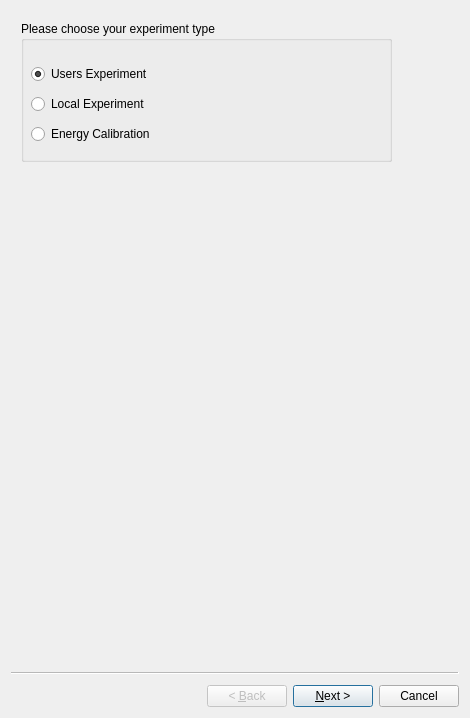
<?xml version="1.0" encoding="UTF-8"?>
<ui version="4.0">
 <class>Wizard</class>
 <widget class="QWizard" name="Wizard">
  <property name="geometry">
   <rect>
    <x>0</x>
    <y>0</y>
    <width>470</width>
    <height>718</height>
   </rect>
  </property>
  <property name="windowTitle">
   <string>SED | XAFS/XRF Scanning Tool</string>
  </property>
  <widget class="QWizardPage" name="ExpType">
   <widget class="QGroupBox" name="groupBox">
    <property name="geometry">
     <rect>
      <x>10</x>
      <y>10</y>
      <width>371</width>
      <height>141</height>
     </rect>
    </property>
    <property name="title">
     <string>Please choose your experiment type</string>
    </property>
    <widget class="QRadioButton" name="UsersExp">
     <property name="geometry">
      <rect>
       <x>10</x>
       <y>40</y>
       <width>141</width>
       <height>26</height>
      </rect>
     </property>
     <property name="text">
      <string>Users Experiment</string>
     </property>
     <property name="checked">
      <bool>true</bool>
     </property>
    </widget>
    <widget class="QRadioButton" name="LocalExp">
     <property name="geometry">
      <rect>
       <x>10</x>
       <y>70</y>
       <width>141</width>
       <height>26</height>
      </rect>
     </property>
     <property name="text">
      <string>Local Experiment</string>
     </property>
    </widget>
    <widget class="QRadioButton" name="EnergyCal">
     <property name="geometry">
      <rect>
       <x>10</x>
       <y>100</y>
       <width>211</width>
       <height>26</height>
      </rect>
     </property>
     <property name="text">
      <string>Energy Calibration</string>
     </property>
    </widget>
   </widget>
  </widget>
  <widget class="QWizardPage" name="SED">
   <widget class="QGroupBox" name="groupBox_2">
    <property name="geometry">
     <rect>
      <x>20</x>
      <y>20</y>
      <width>351</width>
      <height>81</height>
     </rect>
    </property>
    <property name="title">
     <string>Please enter your propsal ID</string>
    </property>
    <widget class="QLineEdit" name="PropsalID">
     <property name="geometry">
      <rect>
       <x>10</x>
       <y>40</y>
       <width>331</width>
       <height>28</height>
      </rect>
     </property>
     <property name="text">
      <string/>
     </property>
    </widget>
   </widget>
  </widget>
  <widget class="QWizardPage" name="CfgFile">
   <widget class="QGroupBox" name="groupBox_3">
    <property name="geometry">
     <rect>
      <x>10</x>
      <y>10</y>
      <width>411</width>
      <height>101</height>
     </rect>
    </property>
    <property name="title">
     <string>You can create a new configuration file or load existing one</string>
    </property>
    <widget class="QRadioButton" name="Create">
     <property name="geometry">
      <rect>
       <x>10</x>
       <y>40</y>
       <width>181</width>
       <height>26</height>
      </rect>
     </property>
     <property name="text">
      <string>Create configuration file</string>
     </property>
     <property name="checked">
      <bool>true</bool>
     </property>
    </widget>
    <widget class="QRadioButton" name="Load">
     <property name="geometry">
      <rect>
       <x>10</x>
       <y>70</y>
       <width>181</width>
       <height>26</height>
      </rect>
     </property>
     <property name="text">
      <string>Load configuration file</string>
     </property>
    </widget>
   </widget>
  </widget>
  <widget class="QWizardPage" name="CfgPath">
   <widget class="QLineEdit" name="filePath">
    <property name="enabled">
     <bool>false</bool>
    </property>
    <property name="geometry">
     <rect>
      <x>100</x>
      <y>75</y>
      <width>261</width>
      <height>28</height>
     </rect>
    </property>
   </widget>
   <widget class="QLabel" name="label">
    <property name="geometry">
     <rect>
      <x>0</x>
      <y>79</y>
      <width>101</width>
      <height>21</height>
     </rect>
    </property>
    <property name="text">
     <string>Exp. config file:</string>
    </property>
   </widget>
   <widget class="QToolButton" name="Browse">
    <property name="geometry">
     <rect>
      <x>370</x>
      <y>75</y>
      <width>28</width>
      <height>27</height>
     </rect>
    </property>
    <property name="text">
     <string>...</string>
    </property>
   </widget>
  </widget>
  <widget class="QWizardPage" name="scan_params">
   <widget class="QGroupBox" name="groupBox_4">
    <property name="geometry">
     <rect>
      <x>10</x>
      <y>0</y>
      <width>431</width>
      <height>251</height>
     </rect>
    </property>
    <property name="title">
     <string>Experiment setup parameters</string>
    </property>
    <widget class="QWidget" name="layoutWidget">
     <property name="geometry">
      <rect>
       <x>21</x>
       <y>30</y>
       <width>393</width>
       <height>198</height>
      </rect>
     </property>
     <layout class="QGridLayout" name="gridLayout_2">
      <item row="0" column="0">
       <widget class="QLabel" name="label_36">
        <property name="text">
         <string>Number of intervals</string>
        </property>
       </widget>
      </item>
      <item row="0" column="1" colspan="2">
       <widget class="QLineEdit" name="setNumofIterv">
        <property name="alignment">
         <set>Qt::AlignCenter</set>
        </property>
       </widget>
      </item>
      <item row="0" column="3">
       <widget class="QPushButton" name="editIntrv">
        <property name="text">
         <string>Intervals</string>
        </property>
       </widget>
      </item>
      <item row="1" column="0">
       <widget class="QLabel" name="label_33">
        <property name="text">
         <string>Number of samples</string>
        </property>
       </widget>
      </item>
      <item row="1" column="1" colspan="2">
       <widget class="QLineEdit" name="setNumofSamples">
        <property name="alignment">
         <set>Qt::AlignCenter</set>
        </property>
       </widget>
      </item>
      <item row="1" column="3">
       <widget class="QPushButton" name="editSample">
        <property name="text">
         <string>Samples</string>
        </property>
       </widget>
      </item>
      <item row="2" column="0">
       <widget class="QLabel" name="label_34">
        <property name="text">
         <string>Number of scans</string>
        </property>
       </widget>
      </item>
      <item row="2" column="1" colspan="2">
       <widget class="QLineEdit" name="setNumofExafsScans">
        <property name="alignment">
         <set>Qt::AlignCenter</set>
        </property>
       </widget>
      </item>
      <item row="3" column="0">
       <widget class="QLabel" name="label_37">
        <property name="text">
         <string>Detectors</string>
        </property>
       </widget>
      </item>
      <item row="3" column="1" colspan="2">
       <widget class="QPushButton" name="configureDetectors">
        <property name="text">
         <string>Choose</string>
        </property>
       </widget>
      </item>
      <item row="4" column="0">
       <widget class="QLabel" name="label_35">
        <property name="text">
         <string>Exp.  file name</string>
        </property>
       </widget>
      </item>
      <item row="4" column="1" colspan="2">
       <widget class="QLineEdit" name="setDataFileName"/>
      </item>
      <item row="5" column="0">
       <widget class="QLabel" name="label_11">
        <property name="text">
         <string>Settling time</string>
        </property>
       </widget>
      </item>
      <item row="5" column="1">
       <widget class="QLineEdit" name="settlingTime">
        <property name="alignment">
         <set>Qt::AlignCenter</set>
        </property>
       </widget>
      </item>
      <item row="5" column="2">
       <widget class="QLabel" name="label_12">
        <property name="text">
         <string>sec</string>
        </property>
       </widget>
      </item>
     </layout>
    </widget>
   </widget>
   <widget class="QGroupBox" name="metadataGroupBox">
    <property name="geometry">
     <rect>
      <x>9</x>
      <y>260</y>
      <width>431</width>
      <height>371</height>
     </rect>
    </property>
    <property name="sizePolicy">
     <sizepolicy hsizetype="Preferred" vsizetype="Preferred">
      <horstretch>3</horstretch>
      <verstretch>0</verstretch>
     </sizepolicy>
    </property>
    <property name="title">
     <string>Experiment metadata:</string>
    </property>
    <widget class="QGroupBox" name="groupBox_5">
     <property name="geometry">
      <rect>
       <x>10</x>
       <y>180</y>
       <width>211</width>
       <height>71</height>
      </rect>
     </property>
     <property name="title">
      <string>Mirror coating:</string>
     </property>
     <widget class="QWidget" name="layoutWidget">
      <property name="geometry">
       <rect>
        <x>10</x>
        <y>30</y>
        <width>193</width>
        <height>32</height>
       </rect>
      </property>
      <layout class="QHBoxLayout" name="horizontalLayout_3">
       <item>
        <widget class="QLabel" name="label_6">
         <property name="text">
          <string>VCM:</string>
         </property>
        </widget>
       </item>
       <item>
        <widget class="QComboBox" name="vcm">
         <property name="frame">
          <bool>false</bool>
         </property>
         <item>
          <property name="text">
           <string/>
          </property>
         </item>
         <item>
          <property name="text">
           <string>Si</string>
          </property>
         </item>
         <item>
          <property name="text">
           <string>Pt</string>
          </property>
         </item>
        </widget>
       </item>
       <item>
        <widget class="QLabel" name="label_7">
         <property name="text">
          <string>VFM:</string>
         </property>
        </widget>
       </item>
       <item>
        <widget class="QComboBox" name="vfm">
         <property name="frame">
          <bool>false</bool>
         </property>
         <item>
          <property name="text">
           <string/>
          </property>
         </item>
         <item>
          <property name="text">
           <string>Si</string>
          </property>
         </item>
         <item>
          <property name="text">
           <string>Pt</string>
          </property>
         </item>
        </widget>
       </item>
      </layout>
     </widget>
    </widget>
    <widget class="QGroupBox" name="ExpCommentsGroupBox">
     <property name="geometry">
      <rect>
       <x>10</x>
       <y>260</y>
       <width>401</width>
       <height>91</height>
      </rect>
     </property>
     <property name="title">
      <string>Comments: </string>
     </property>
     <widget class="QWidget" name="layoutWidget">
      <property name="geometry">
       <rect>
        <x>12</x>
        <y>30</y>
        <width>371</width>
        <height>54</height>
       </rect>
      </property>
      <layout class="QGridLayout" name="gridLayout">
       <item row="0" column="0">
        <widget class="QLabel" name="UserComments">
         <property name="text">
          <string>User comments:</string>
         </property>
        </widget>
       </item>
       <item row="1" column="0">
        <widget class="QLabel" name="ExpComments">
         <property name="text">
          <string>Exp. comments:</string>
         </property>
        </widget>
       </item>
       <item row="1" column="1">
        <widget class="QLineEdit" name="expCom">
         <property name="text">
          <string/>
         </property>
         <property name="alignment">
          <set>Qt::AlignLeading|Qt::AlignLeft|Qt::AlignVCenter</set>
         </property>
        </widget>
       </item>
       <item row="0" column="1">
        <widget class="QLineEdit" name="userCom">
         <property name="text">
          <string/>
         </property>
         <property name="alignment">
          <set>Qt::AlignLeading|Qt::AlignLeft|Qt::AlignVCenter</set>
         </property>
        </widget>
       </item>
      </layout>
     </widget>
    </widget>
    <widget class="QGroupBox" name="groupBox_6">
     <property name="geometry">
      <rect>
       <x>10</x>
       <y>30</y>
       <width>411</width>
       <height>141</height>
      </rect>
     </property>
     <property name="title">
      <string>Sample</string>
     </property>
     <widget class="QWidget" name="layoutWidget">
      <property name="geometry">
       <rect>
        <x>10</x>
        <y>30</y>
        <width>371</width>
        <height>32</height>
       </rect>
      </property>
      <layout class="QHBoxLayout" name="horizontalLayout">
       <item>
        <widget class="QComboBox" name="edge">
         <property name="frame">
          <bool>false</bool>
         </property>
         <item>
          <property name="text">
           <string/>
          </property>
         </item>
         <item>
          <property name="text">
           <string>K</string>
          </property>
         </item>
         <item>
          <property name="text">
           <string>L1</string>
          </property>
         </item>
         <item>
          <property name="text">
           <string>L2</string>
          </property>
         </item>
         <item>
          <property name="text">
           <string>L3</string>
          </property>
         </item>
        </widget>
       </item>
       <item>
        <widget class="QLabel" name="label_3">
         <property name="text">
          <string>edge of element:</string>
         </property>
        </widget>
       </item>
       <item>
        <widget class="QLineEdit" name="sampleName">
         <property name="enabled">
          <bool>true</bool>
         </property>
         <property name="sizePolicy">
          <sizepolicy hsizetype="Preferred" vsizetype="Fixed">
           <horstretch>0</horstretch>
           <verstretch>0</verstretch>
          </sizepolicy>
         </property>
         <property name="font">
          <font>
           <weight>50</weight>
           <bold>false</bold>
          </font>
         </property>
         <property name="styleSheet">
          <string notr="true"/>
         </property>
         <property name="text">
          <string/>
         </property>
         <property name="maxLength">
          <number>2</number>
         </property>
         <property name="frame">
          <bool>false</bool>
         </property>
         <property name="alignment">
          <set>Qt::AlignCenter</set>
         </property>
         <property name="readOnly">
          <bool>true</bool>
         </property>
        </widget>
       </item>
       <item>
        <widget class="QLabel" name="label_4">
         <property name="text">
          <string>at energy:</string>
         </property>
        </widget>
       </item>
       <item>
        <widget class="QLineEdit" name="energy">
         <property name="enabled">
          <bool>true</bool>
         </property>
         <property name="font">
          <font>
           <weight>50</weight>
           <bold>false</bold>
          </font>
         </property>
         <property name="styleSheet">
          <string notr="true"/>
         </property>
         <property name="text">
          <string/>
         </property>
         <property name="maxLength">
          <number>50</number>
         </property>
         <property name="frame">
          <bool>false</bool>
         </property>
         <property name="alignment">
          <set>Qt::AlignCenter</set>
         </property>
         <property name="readOnly">
          <bool>true</bool>
         </property>
        </widget>
       </item>
       <item>
        <widget class="QLabel" name="label_5">
         <property name="text">
          <string>eV</string>
         </property>
        </widget>
       </item>
      </layout>
     </widget>
     <widget class="QWidget" name="layoutWidget">
      <property name="geometry">
       <rect>
        <x>13</x>
        <y>101</y>
        <width>371</width>
        <height>23</height>
       </rect>
      </property>
      <layout class="QFormLayout" name="formLayout">
       <item row="0" column="0">
        <widget class="QLabel" name="label_samplePrep">
         <property name="text">
          <string>Sample preparation:</string>
         </property>
        </widget>
       </item>
       <item row="0" column="1">
        <widget class="QLineEdit" name="samplePrep">
         <property name="sizePolicy">
          <sizepolicy hsizetype="Preferred" vsizetype="Preferred">
           <horstretch>0</horstretch>
           <verstretch>0</verstretch>
          </sizepolicy>
         </property>
         <property name="text">
          <string/>
         </property>
         <property name="maxLength">
          <number>500</number>
         </property>
         <property name="alignment">
          <set>Qt::AlignLeading|Qt::AlignLeft|Qt::AlignVCenter</set>
         </property>
        </widget>
       </item>
      </layout>
     </widget>
     <widget class="QWidget" name="layoutWidget">
      <property name="geometry">
       <rect>
        <x>11</x>
        <y>70</y>
        <width>224</width>
        <height>23</height>
       </rect>
      </property>
      <layout class="QFormLayout" name="formLayout_2">
       <item row="0" column="0">
        <widget class="QLabel" name="stoichiometry_l">
         <property name="text">
          <string>Stoichiometry:</string>
         </property>
        </widget>
       </item>
       <item row="0" column="1">
        <widget class="QLineEdit" name="stoichiometry">
         <property name="text">
          <string/>
         </property>
         <property name="alignment">
          <set>Qt::AlignCenter</set>
         </property>
        </widget>
       </item>
      </layout>
     </widget>
    </widget>
    <widget class="QGroupBox" name="groupBox_7">
     <property name="geometry">
      <rect>
       <x>230</x>
       <y>180</y>
       <width>191</width>
       <height>71</height>
      </rect>
     </property>
     <property name="title">
      <string>Monochromator:</string>
     </property>
     <widget class="QWidget" name="layoutWidget">
      <property name="geometry">
       <rect>
        <x>30</x>
        <y>30</y>
        <width>129</width>
        <height>32</height>
       </rect>
      </property>
      <layout class="QHBoxLayout" name="horizontalLayout_2">
       <item>
        <widget class="QLabel" name="label_9">
         <property name="text">
          <string>Crystal:</string>
         </property>
        </widget>
       </item>
       <item>
        <widget class="QComboBox" name="Mono">
         <property name="enabled">
          <bool>true</bool>
         </property>
         <property name="font">
          <font>
           <kerning>true</kerning>
          </font>
         </property>
         <property name="styleSheet">
          <string notr="true">background-color: rgb(255, 147, 0);</string>
         </property>
         <item>
          <property name="text">
           <string/>
          </property>
         </item>
         <item>
          <property name="text">
           <string>Si 111</string>
          </property>
         </item>
         <item>
          <property name="text">
           <string>Si 311</string>
          </property>
         </item>
        </widget>
       </item>
      </layout>
     </widget>
    </widget>
   </widget>
  </widget>
  <widget class="QWizardPage" name="startscan">
   <widget class="QLabel" name="label_2">
    <property name="geometry">
     <rect>
      <x>10</x>
      <y>10</y>
      <width>501</width>
      <height>20</height>
     </rect>
    </property>
    <property name="text">
     <string>Press Finish to start scan</string>
    </property>
   </widget>
  </widget>
 </widget>
 <tabstops>
  <tabstop>UsersExp</tabstop>
  <tabstop>LocalExp</tabstop>
  <tabstop>EnergyCal</tabstop>
  <tabstop>PropsalID</tabstop>
  <tabstop>Create</tabstop>
  <tabstop>Load</tabstop>
  <tabstop>Browse</tabstop>
  <tabstop>setNumofIterv</tabstop>
  <tabstop>editIntrv</tabstop>
  <tabstop>setNumofSamples</tabstop>
  <tabstop>editSample</tabstop>
  <tabstop>setNumofExafsScans</tabstop>
  <tabstop>configureDetectors</tabstop>
  <tabstop>setDataFileName</tabstop>
  <tabstop>settlingTime</tabstop>
  <tabstop>edge</tabstop>
  <tabstop>sampleName</tabstop>
  <tabstop>energy</tabstop>
  <tabstop>stoichiometry</tabstop>
  <tabstop>samplePrep</tabstop>
  <tabstop>vcm</tabstop>
  <tabstop>vfm</tabstop>
  <tabstop>Mono</tabstop>
  <tabstop>userCom</tabstop>
  <tabstop>expCom</tabstop>
  <tabstop>filePath</tabstop>
 </tabstops>
 <resources/>
 <connections/>
</ui>
